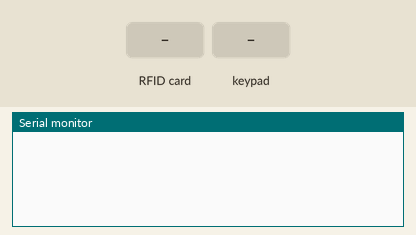
This sketch was run on a simulated Arduino Uno, built with avr-gcc and run on an emulated ATmega328P. Parts: the last lines printed to the serial monitor. The inputs (shaded band) are chosen by the test bench.

Above: at 1.2 s.
1.3 s: RFID card 5E 7A 19 C4 held to the reader
At 2.5 s:
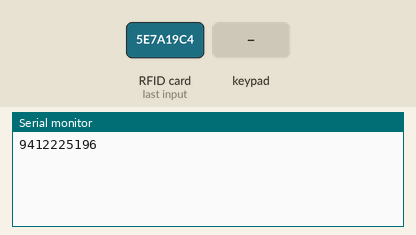
2.8 s: key '*' pressed
At 4.0 s:
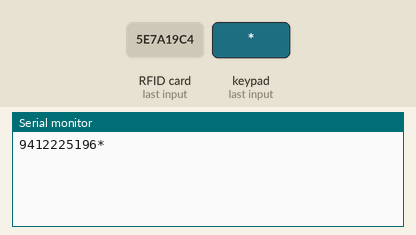

The sketch:

arduino_serial.ino
```cpp
#include <Keypad.h>
#include <SPI.h>
#include <MFRC522.h>

#define SS_Pin 10
#define RST_Pin 9

const byte ROWS = 4;
const byte COLS = 3;

char Keys [ROWS][COLS] = {
  {'1', '2', '3'},
  {'4', '5', '6'},
  {'7', '8', '9'},
  {'*', '0', '#'}
};
byte rowPins[ROWS] = {4, 3, 2, 5}; //connect to the row pins
byte colPins[COLS] = {8, 7, 6};

String keypadinput;
String cardinput;

Keypad keypad = Keypad( makeKeymap(Keys), rowPins, colPins, ROWS, COLS );

MFRC522 rfid(SS_Pin, RST_Pin); // Instance of the class

MFRC522::MIFARE_Key key;

int a = 0;

// Init array that will store new NUID
byte nuidPICC[4];

void setup() {
  Serial.begin(9600);
  SPI.begin(); // Init SPI bus
  rfid.PCD_Init(); // Init MFRC522

  for (byte i = 0; i < 6; i++) {
    key.keyByte[i] = 0xFF;
  }

  cardinput = "";
}

void loop() {

  if (cardinput.length() < 1) {
    getNUID();
  } else {

    char key = keypad.getKey();

    if (key != NO_KEY) {
      String keypressed = (String) key;
      Serial.print(keypressed);

      if (keypressed == "#") {
        cardinput = "";
      }

      if (keypressed == "*") {
        cardinput = "";
      }
    }
  }
}
void getNUID() {

  // Look for new cards
  if ( ! rfid.PICC_IsNewCardPresent()) {
    return;
  }

  // Verify if the NUID has been read
  if ( ! rfid.PICC_ReadCardSerial()) {
    return;
  }

  // Store NUID into nuidPICC array
  for (byte i = 0; i < 4; i++) {
    nuidPICC[i] = rfid.uid.uidByte[i];
  }


  printDec(rfid.uid.uidByte, rfid.uid.size);

  // Halt PICC
  rfid.PICC_HaltA();

  // Stop encryption on PCD
  rfid.PCD_StopCrypto1();
}


void printDec(byte * buffer, byte bufferSize) {
  for (byte i = 0; i < bufferSize; i++) {
    // Serial.print(buffer[i] < 0x10 ? " 0" : " ");
    Serial.print(buffer[i], DEC);
    cardinput += buffer[i];
  }
}
```

Measured:
- after the input at 1.3 s, the serial monitor: prints a new line at once (image 1)
- after the input at 2.8 s, the serial monitor: prints a new line at once (image 2)
